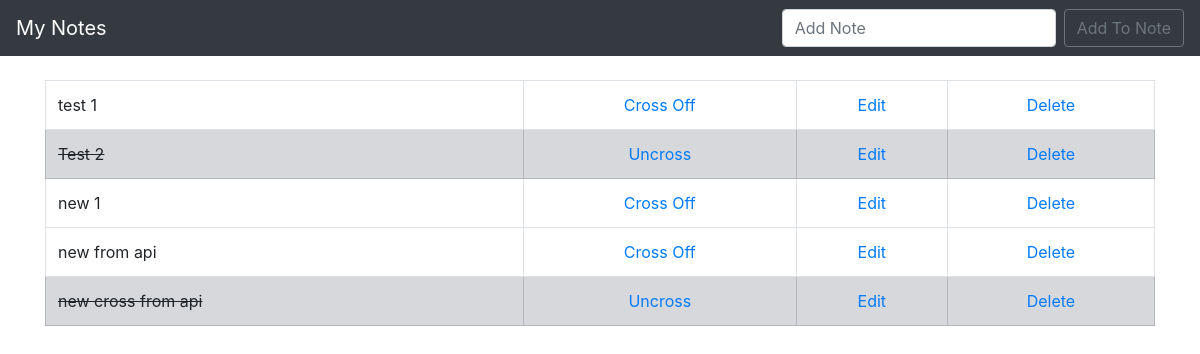
/, run on an earlier commit of the app's database.
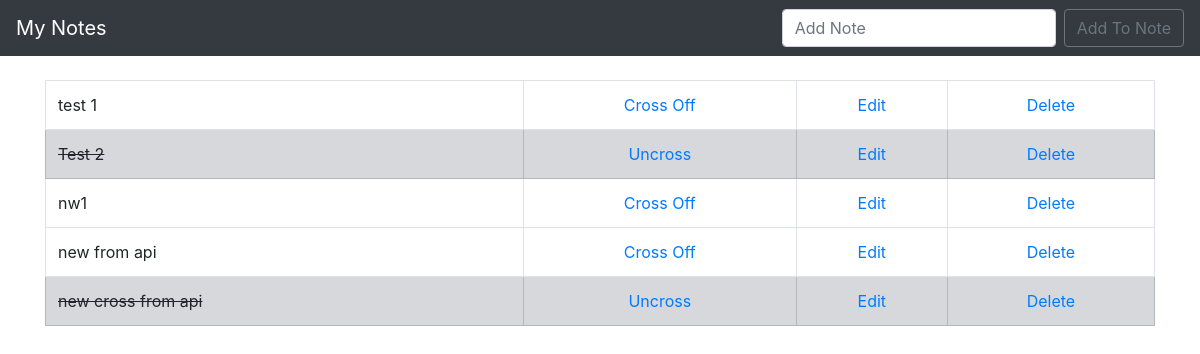
And on a later commit of the database.
### todo_list/models.py (models this page shows, shortened)
class List(models.Model):
    item = models.CharField(max_length = 200)
    completed = models.BooleanField(default=False)

### todo_list/views.py (the view)
# urls.py: path('', views.home, name = "home"),
def home(request):
    if request.method == 'POST':
        form = NoteForm(request.POST or None)
        if form.is_valid():
            form.save()
            all_items = List.objects.all
            messages.success(request, ('Item has been added to list!'))
            return redirect('home')
    else:
        all_items = List.objects.all
        return render(request, "home.html", {'all_items': all_items})

### todo_list/templates/home.html (shortened to what this page needs)
{% extends 'base.html' %}
{% block content %}
{% if all_items %}
    <table class="table table-bordered">
    {% for things in all_items %}
        {% if things.completed %}
            <tr class="table-secondary">
                <td class="striker">{{ things.item }}</td>
                <td><center><a href = "{% url 'uncross' things.id %}">Uncross</a></center></td>
                <td><center><a href = "{% url 'edit' things.id %}">Edit</a></center></td>
                <td><center><a href = "{% url 'delete' things.id %}">Delete</a></center></td>
            </tr>
        {% else %}
            <tr>
                <td>{{ things.item }}</td>
                <td><center><a href = "{% url 'cross_off' things.id %}">Cross Off</a></center></td>
                <td><center><a href = "{% url 'edit' things.id %}">Edit</a></center></td>
                <td><center><a href = "{% url 'delete' things.id %}">Delete</a></center></td>
            </tr>
        {% endif %}
    {% endfor %}
    </table>
{% endif %}
{% endblock %}

### todo_list/templates/base.html (shortened to what this page needs)
{% load static %}
<!doctype html>
<html lang="en">
  <head>
    <link rel="stylesheet" href="https://stackpath.bootstrapcdn.com/bootstrap/4.4.1/css/bootstrap.min.css">
    <link rel="stylesheet" href="{% static 'css/my_css.css' %}">
  </head>
  <body>
  <nav class="navbar navbar-expand-lg navbar-dark bg-dark">
  <a class="navbar-brand" href="{% url 'home' %}">My Notes</a>
  <div class="collapse navbar-collapse" id="navbarSupportedContent">
    <form class="form-inline my-2 my-lg-0" method="POST">
      <input class="form-control mr-sm-2" type="search" placeholder="Add Note" aria-label="Search" name="item">
      <button class="btn btn-outline-secondary my-2 my-sm-0" type="submit">Add To Note</button>
    </form>
  </div>
</nav>
  <br/>
  <div class="container">
        {% block content %}
        {% endblock %}
  </div>
  </body>
</html>

### static/css/my_css.css (style rules this page uses)
.striker { text-decoration: line-through; }

What changed in the data, as far as the page shows it:
removed List: item "new 1"
added List: item "nw1"
